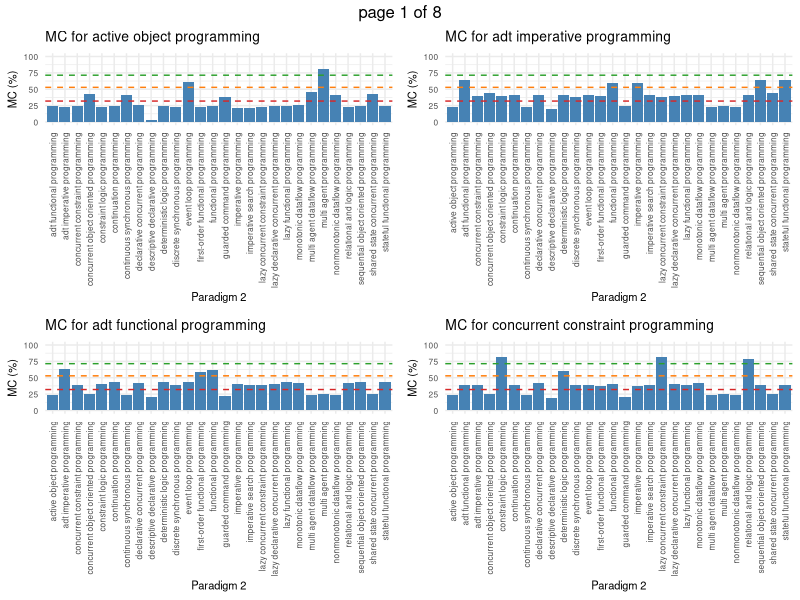
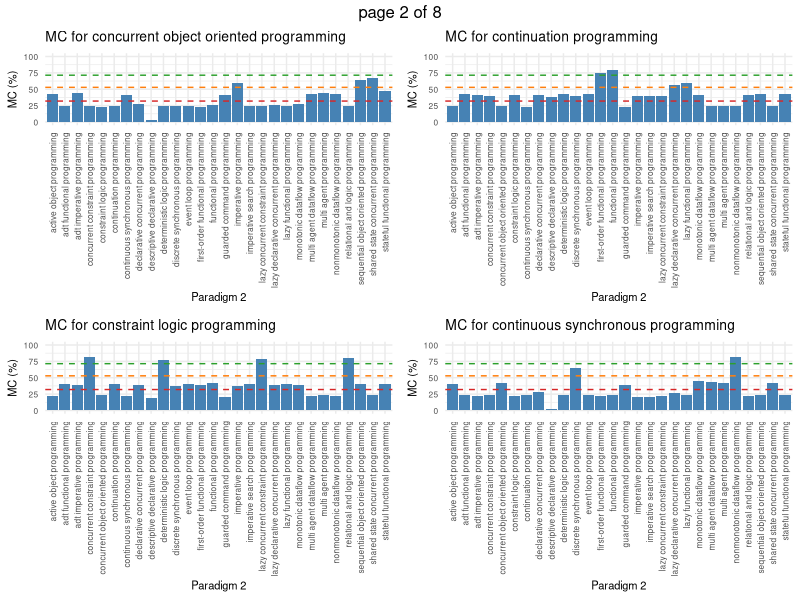
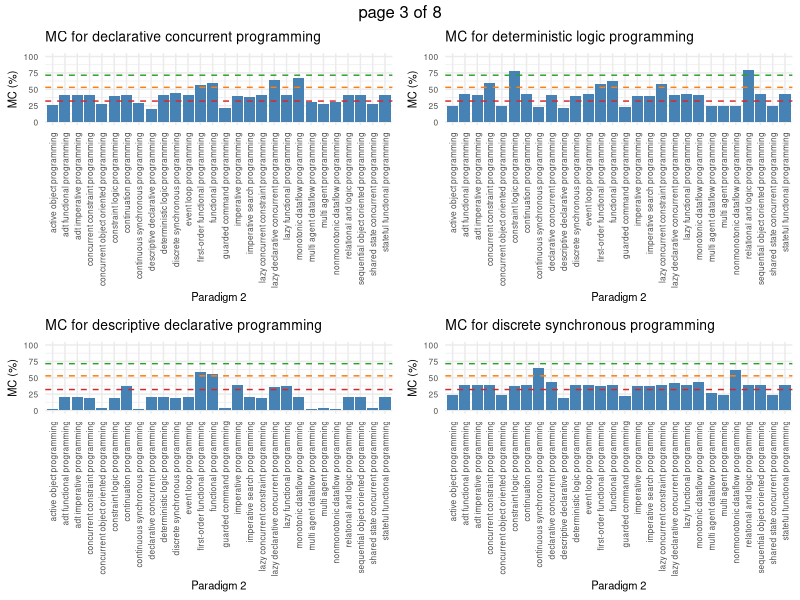
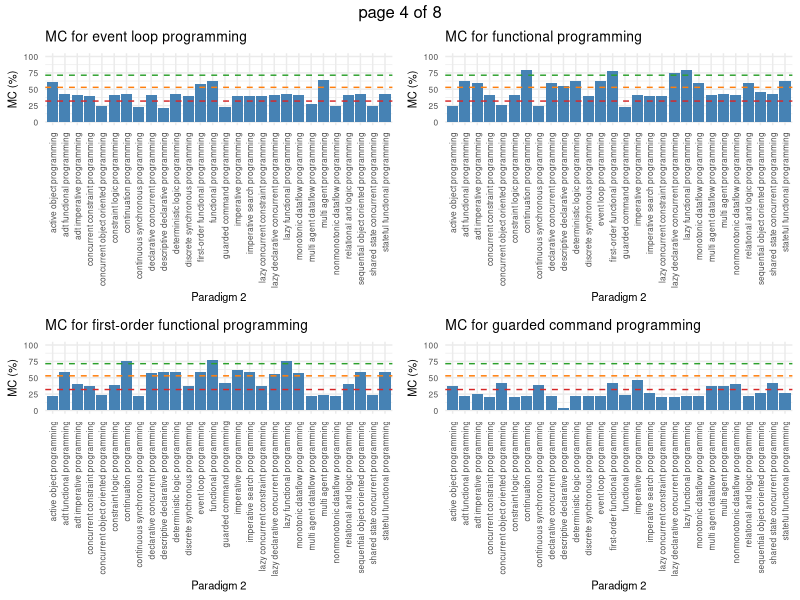
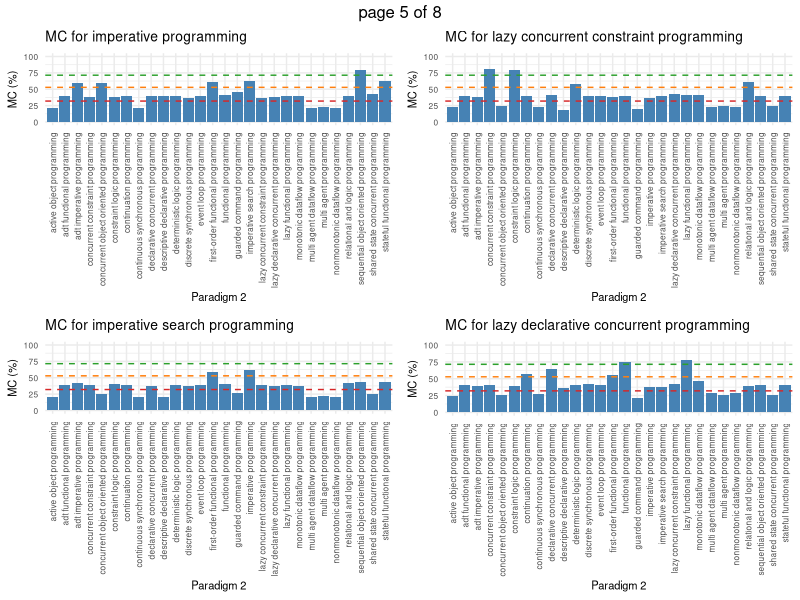
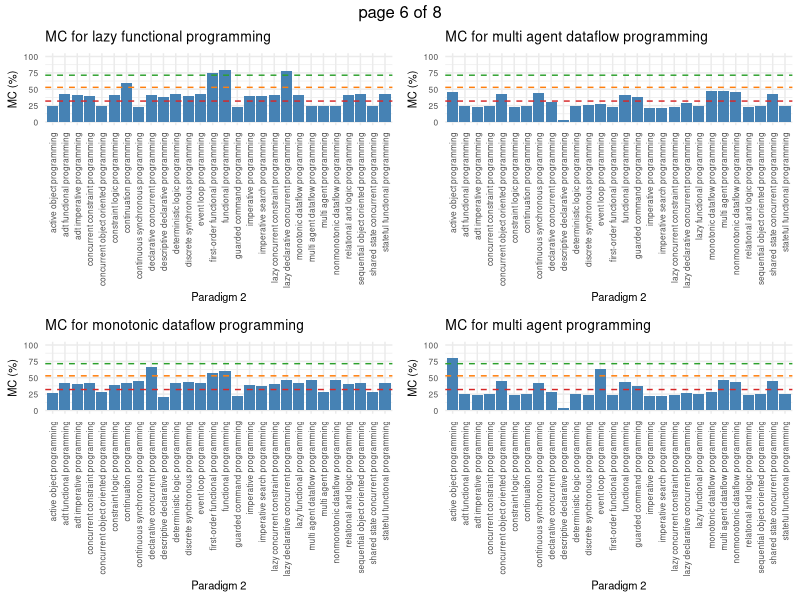
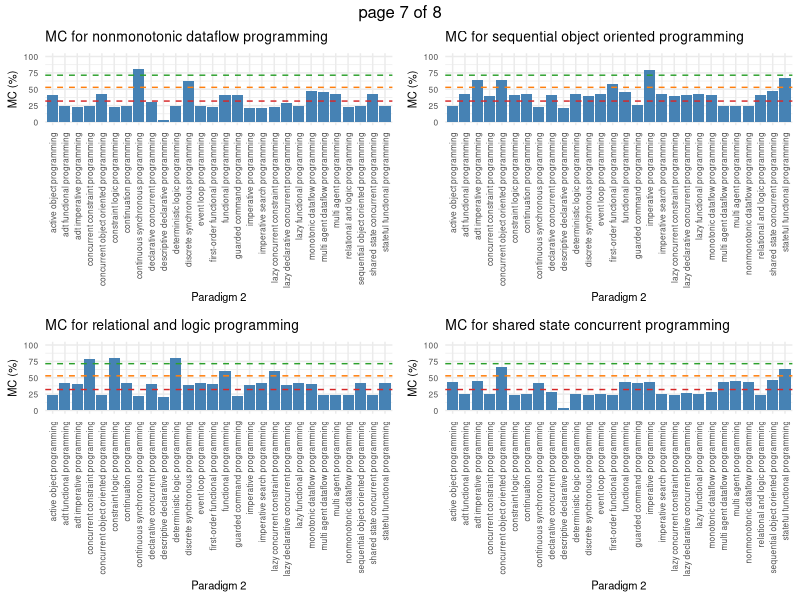
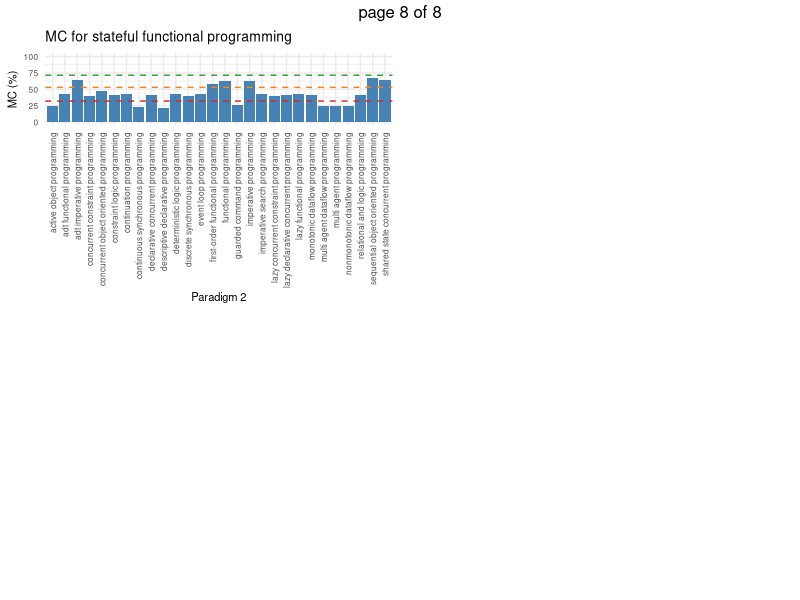

Reproduce these figures in R, in order.
# Load necessary libraries for data visualization, manipulation, and reading
library(ggplot2)
library(dplyr)
library(readr)
library(gridExtra)

# Read the data from a CSV file
data <- read_csv("CollaborationMetric_Paradigms_Raw.csv")

# Define a custom theme for ggplot2 charts for consistent appearance
adjusted_theme <- theme(
  plot.title = element_text(size = 10),
  axis.title = element_text(size = 8),
  axis.text.x = element_text(angle = 90, vjust = 0.5, size = 6),
  axis.text.y = element_text(size = 6),
  legend.title = element_text(size = 8),
  legend.text = element_text(size = 6)
)

# Preprocess the data by converting 'TotalMC' to a percentage for visualization
data <- data %>%
  mutate(TotalMC_Percentage = as.numeric(TotalMC) * 100)

# Sort the data by the first paradigm for plotting
data_sorted <- data %>% arrange(Paradigm1)
# Extract unique paradigms for plotting
unique_paradigms <- unique(data_sorted$Paradigm1)
# Initialize a list to store individual graphs
graphs <- list()

# Define thresholds and corresponding colors for visualization
seuils <- c(31.94, 52.89, 71.45)
colors <- c("#d62728", "#ff7f0e", "#2ca02c", "#1f77b4")

# Loop through each unique paradigm to create a bar plot
for (paradigm in unique_paradigms) {
  # Filter data for the current paradigm
  subset_data <- filter(data_sorted, Paradigm1 == paradigm)
  # Create the bar plot
  graph <- ggplot(subset_data, aes(x = Paradigm2, y = TotalMC_Percentage)) +
    geom_bar(stat = "identity", fill = "steelblue") +
    theme_minimal() +
    adjusted_theme +
    labs(title = paste("MC for", paradigm), x = "Paradigm 2", y = "MC (%)") +
    theme(axis.text.x = element_text(angle = 90, hjust = 1)) +
    scale_y_continuous(limits = c(0, 100), breaks = seq(0, 100, by = 25))
  
  # Add horizontal lines at defined thresholds
  for(i in 1:length(seuils)) {
    graph <- graph + geom_hline(yintercept = seuils[i], linetype = "dashed", color = colors[i])
  }
  # Store the graph in the list using the paradigm as the key
  graphs[[paradigm]] <- graph
}

# Output the graphs to a PDF file
pdf("AllParadigmMCReport.pdf")
marrangeGrob(grobs = lapply(graphs, ggplotGrob), ncol = 2, nrow = 2)
dev.off()